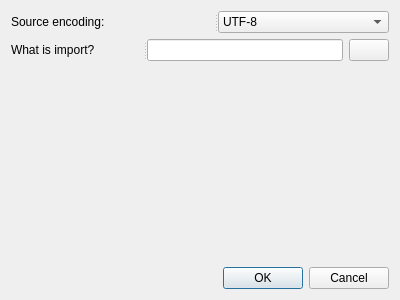
<?xml version="1.0" encoding="UTF-8"?>
<ui version="4.0">
 <class>ImportDialog</class>
 <widget class="QDialog" name="ImportDialog">
  <property name="geometry">
   <rect>
    <x>0</x>
    <y>0</y>
    <width>400</width>
    <height>300</height>
   </rect>
  </property>
  <property name="windowTitle">
   <string>Import module</string>
  </property>
  <layout class="QGridLayout" name="gridLayout">
   <item row="0" column="0">
    <widget class="QSplitter" name="splitter">
     <property name="orientation">
      <enum>Qt::Horizontal</enum>
     </property>
     <widget class="QLabel" name="label">
      <property name="text">
       <string>Source encoding:</string>
      </property>
     </widget>
     <widget class="QComboBox" name="cBEncoding">
      <item>
       <property name="text">
        <string>UTF-8</string>
       </property>
      </item>
      <item>
       <property name="text">
        <string>UTF-16</string>
       </property>
      </item>
      <item>
       <property name="text">
        <string>UTF-32</string>
       </property>
      </item>
      <item>
       <property name="text">
        <string>CP-1251</string>
       </property>
      </item>
      <item>
       <property name="text">
        <string>CP-1252</string>
       </property>
      </item>
      <item>
       <property name="text">
        <string>CP-1253</string>
       </property>
      </item>
      <item>
       <property name="text">
        <string>CP-1254</string>
       </property>
      </item>
      <item>
       <property name="text">
        <string>CP-1255</string>
       </property>
      </item>
      <item>
       <property name="text">
        <string>CP-1256</string>
       </property>
      </item>
      <item>
       <property name="text">
        <string>CP-1257</string>
       </property>
      </item>
      <item>
       <property name="text">
        <string>CP-1258</string>
       </property>
      </item>
     </widget>
    </widget>
   </item>
   <item row="1" column="0">
    <widget class="QSplitter" name="splitter_2">
     <property name="orientation">
      <enum>Qt::Horizontal</enum>
     </property>
     <widget class="QLabel" name="label_2">
      <property name="text">
       <string>What is import?</string>
      </property>
     </widget>
     <widget class="QWidget" name="layoutWidget">
      <layout class="QHBoxLayout" name="horizontalLayout">
       <item>
        <widget class="QLineEdit" name="lEImportFile"/>
       </item>
       <item>
        <widget class="QPushButton" name="pBImportFile">
         <property name="text">
          <string/>
         </property>
        </widget>
       </item>
      </layout>
     </widget>
    </widget>
   </item>
   <item row="2" column="0">
    <spacer name="verticalSpacer">
     <property name="orientation">
      <enum>Qt::Vertical</enum>
     </property>
     <property name="sizeHint" stdset="0">
      <size>
       <width>20</width>
       <height>175</height>
      </size>
     </property>
    </spacer>
   </item>
   <item row="3" column="0">
    <widget class="QDialogButtonBox" name="buttonBox">
     <property name="orientation">
      <enum>Qt::Horizontal</enum>
     </property>
     <property name="standardButtons">
      <set>QDialogButtonBox::Cancel|QDialogButtonBox::Ok</set>
     </property>
    </widget>
   </item>
  </layout>
 </widget>
 <resources/>
 <connections>
  <connection>
   <sender>buttonBox</sender>
   <signal>accepted()</signal>
   <receiver>ImportDialog</receiver>
   <slot>accept()</slot>
   <hints>
    <hint type="sourcelabel">
     <x>248</x>
     <y>254</y>
    </hint>
    <hint type="destinationlabel">
     <x>157</x>
     <y>274</y>
    </hint>
   </hints>
  </connection>
  <connection>
   <sender>buttonBox</sender>
   <signal>rejected()</signal>
   <receiver>ImportDialog</receiver>
   <slot>reject()</slot>
   <hints>
    <hint type="sourcelabel">
     <x>316</x>
     <y>260</y>
    </hint>
    <hint type="destinationlabel">
     <x>286</x>
     <y>274</y>
    </hint>
   </hints>
  </connection>
 </connections>
</ui>
